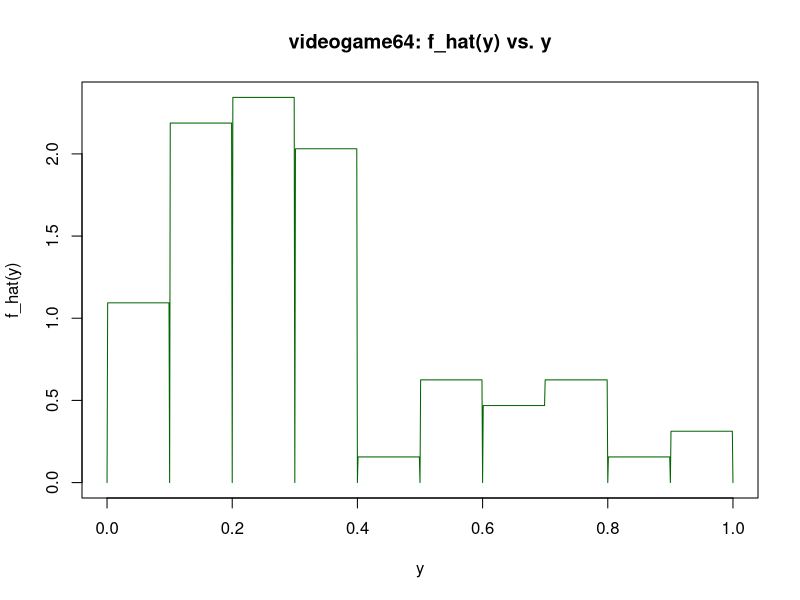
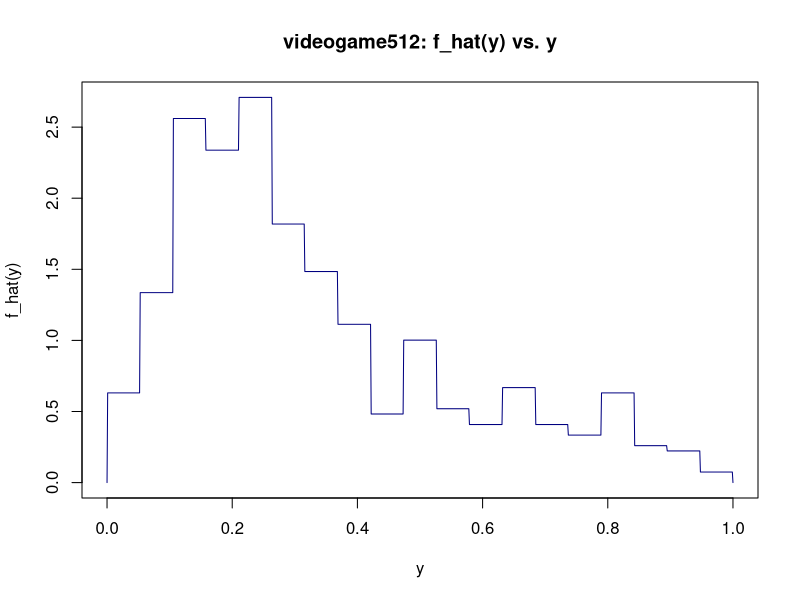

R code for these plots, in order:
# Problem 4
library(stats)

# (a)
videogame64 <- read.csv("videogame64.csv")
n = nrow(videogame64)
M <- ceiling(2.289 * n**(1/3))

f_hat <- function(y) {
  return(M / n * sum(videogame64$Y > floor(M * y) / M & videogame64$Y <= ceiling(M * y) / M))
}

v <- seq(0, 1, by=0.001)
out <- rep(0, length(v))
for (i in 1:length(v)) {
  out[i] = f_hat(v[i])
}

plot(v, out, type="l", col="darkgreen", xlab="y", ylab="f_hat(y)", main="videogame64: f_hat(y) vs. y")

# (b)
videogame512 <- read.csv("videogame512.csv")
n = nrow(videogame512)
M <- ceiling(2.289 * n**(1/3))

f_hat <- function(y) {
  return(M / n * sum(videogame512$Y > floor(M * y) / M & videogame512$Y <= ceiling(M * y) / M))
}

out <- rep(0, length(v))
for (i in 1:length(v)) {
  out[i] = f_hat(v[i])
}

plot(v, out, type="l", col="navy", xlab="y", ylab="f_hat(y)", main="videogame512: f_hat(y) vs. y")


